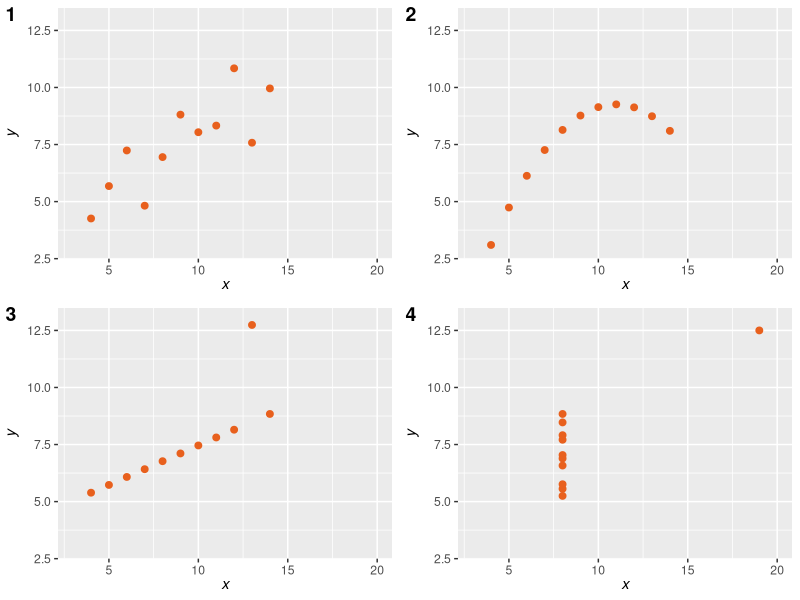

This chart was generated by the following R code:
## ---- chunk 1
#| label: tbl-anscombe
#| tbl-cap: "One of Anscombe's datasets."
#| tbl-colwidths: [25,25]
#| warning: false
#| code-fold: true
#| code-summary: "Show the code"
library(datasets)
library(ggpubr)
library(knitr)

tab <- cbind(anscombe$x1, anscombe$y1)
colnames(tab) <- c("x", "y")

kable(tab)

## ---- chunk 2
#| label: fig-anscombe
#| fig-cap: "Anscombe's quartet: four very different datasets with nearly identical descriptive statistics."
#| warning: false
#| code-fold: true
#| code-summary: "Show the code"

plot1 <- ggplot(
  anscombe, 
  aes(x = x1, y = y1)
  ) + 
  geom_point( 
    color = "#e8601d", 
    size = 2) +
  labs(
    x = expression(italic(x)), 
    y = expression(italic(y)), 
    parse = TRUE
    ) +
  coord_cartesian(ylim = c(3, 13), xlim = c(3, 20))

plot2 <- ggplot(
  anscombe,
  aes(x = x2, y = y2)
  ) + 
  geom_point(
    color = "#e8601d", 
    size = 2) +
  labs(
    x = expression(italic(x)), 
    y = expression(italic(y)), 
    parse = TRUE
    ) +
  coord_cartesian(ylim = c(3, 13), xlim = c(3, 20))


plot3 <- ggplot(
  anscombe,
  aes(x = x3, y = y3)
  ) + 
  geom_point(
    color = "#e8601d", 
    size = 2) +
  labs(
    x = expression(italic(x)), 
    y = expression(italic(y)), 
    parse = TRUE
    ) +
  coord_cartesian( ylim = c(3, 13), xlim = c(3, 20) )


plot4 <- ggplot(
  anscombe,
  aes(x = x4, y = y4)
  ) + 
  geom_point(
    color = "#e8601d", 
    size = 2) +
  labs(
    x = expression(italic(x)), 
    y = expression(italic(y)), 
    parse = TRUE
    ) +
  coord_cartesian( ylim = c(3, 13), xlim = c(3, 20) )


ggarrange(plot1, plot2, plot3, plot4, 
          labels = c("1", "2", "3", "4"),
          ncol = 2, nrow = 2)
